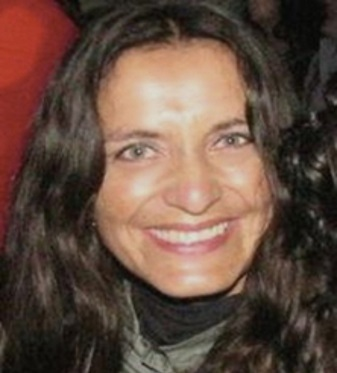
#> input picture ProyectoOCV/registrados/Giannina Costa.jpg, 337 x 373 px, given in place of detector-movimiento-opencv.mp4, which was not available
$ python test.py   (older library calls are emulated)
#> lines starting #> are read from the running program, lines starting #| are printed output that depends on the picture; pictures that were not available may be replaced by others from this repository, and a replacement may not be noted
import numpy as np
import cv2
import time

# Cargamos el vídeo
camara = cv2.VideoCapture("detector-movimiento-opencv.mp4")

# Inicializamos el primer frame a vacío.
# Nos servirá para obtener el fondo
fondo = None

# Recorremos todos los frames
while True:
	# Obtenemos el frame
	(grabbed, frame) = camara.read()
#> frame is the input picture: shape (373, 337, 3); mean B, G, R 64.4, 76.5, 99.8

	# Si hemos llegado al final del vídeo salimos
	if not grabbed:
		break

	# Convertimos a escala de grises
	gris = cv2.cvtColor(frame, cv2.COLOR_BGR2GRAY)
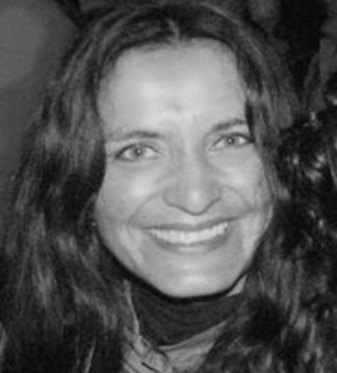
#> gris: shape (373, 337); min 6, max 221, mean 82.1

	# Aplicamos suavizado para eliminar ruido
	gris = cv2.GaussianBlur(gris, (21, 21), 0)
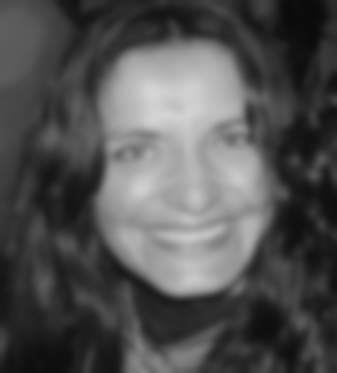
#> gris: shape (373, 337); min 10, max 214, mean 82.1

	# Si todavía no hemos obtenido el fondo, lo obtenemos
	# Será el primer frame que obtengamos
	if fondo is None:
		fondo = gris
		continue

	# Calculo de la diferencia entre el fondo y el frame actual
	resta = cv2.absdiff(fondo, gris)

	# Aplicamos un umbral
	umbral = cv2.threshold(resta, 25, 255, cv2.THRESH_BINARY)[1]

	# Dilatamos el umbral para tapar agujeros
	umbral = cv2.dilate(umbral, None, iterations=2)

	# Copiamos el umbral para detectar los contornos
	contornosimg = umbral.copy()

	# Buscamos contorno en la imagen
	im, contornos, hierarchy = cv2.findContours(contornosimg,cv2.RETR_TREE,cv2.CHAIN_APPROX_SIMPLE)

	# Recorremos todos los contornos encontrados
	for c in contornos:
		# Eliminamos los contornos más pequeños
		if cv2.contourArea(c) < 500:
			continue

		# Obtenemos el bounds del contorno, el rectángulo mayor que engloba al contorno
		(x, y, w, h) = cv2.boundingRect(c)
		# Dibujamos el rectángulo del bounds
		cv2.rectangle(frame, (x, y), (x + w, y + h), (0, 255, 0), 2)

	# Mostramos las imágenes de la cámara, el umbral y la resta
	cv2.imshow("Camara", frame)
	cv2.imshow("Umbral", umbral)
	cv2.imshow("Resta", resta)
	cv2.imshow("Contorno", contornosimg)

	# Capturamos una tecla para salir
	key = cv2.waitKey(1) & 0xFF

	# Tiempo de espera para que se vea bien
	time.sleep(0.015)

	# Si ha pulsado la letra s, salimos
	if key == ord("s"):
		break

# Liberamos la cámara y cerramos todas las ventanas
camara.release()
cv2.destroyAllWindows()

$ run again, on ProyectoOCV/registrados/Juan Calderon.jpg
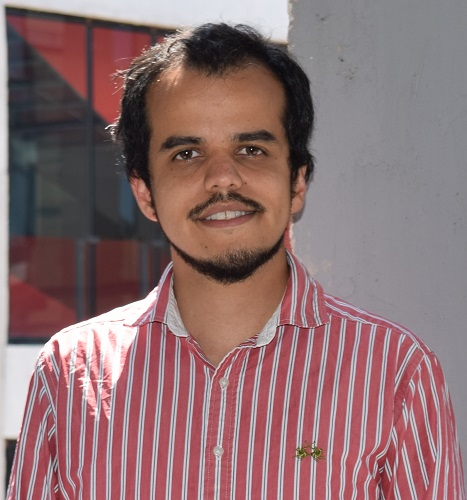
#> input picture ProyectoOCV/registrados/Juan Calderon.jpg, 467 x 500 px, given in place of detector-movimiento-opencv.mp4, which was not available
#> frame is the input picture: shape (500, 467, 3); mean B, G, R 112.7, 111.2, 140.9
#> `gris = cv2.cvtColor(frame, cv2.COLOR_BGR2GRAY)`:
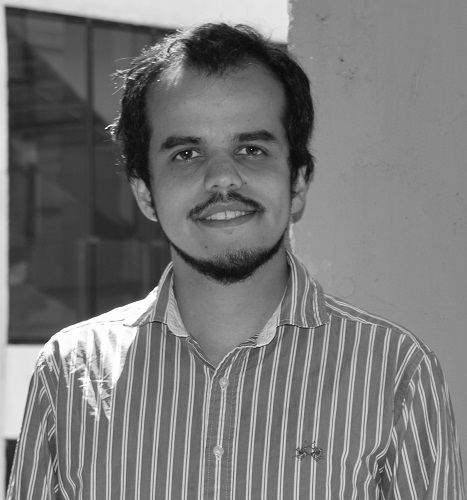
#> gris: shape (500, 467); min 3, max 255, mean 120.2
#> `gris = cv2.GaussianBlur(gris, (21, 21), 0)`:
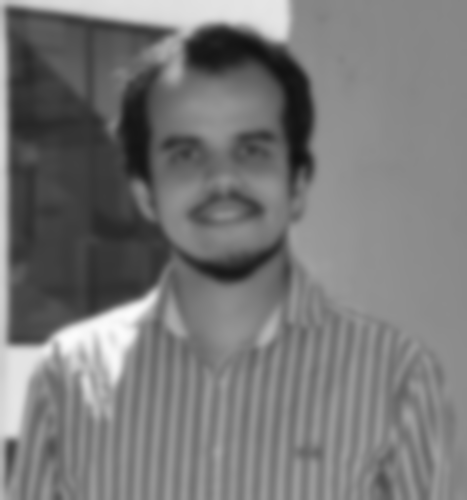
#> gris: shape (500, 467); min 17, max 251, mean 120.2
